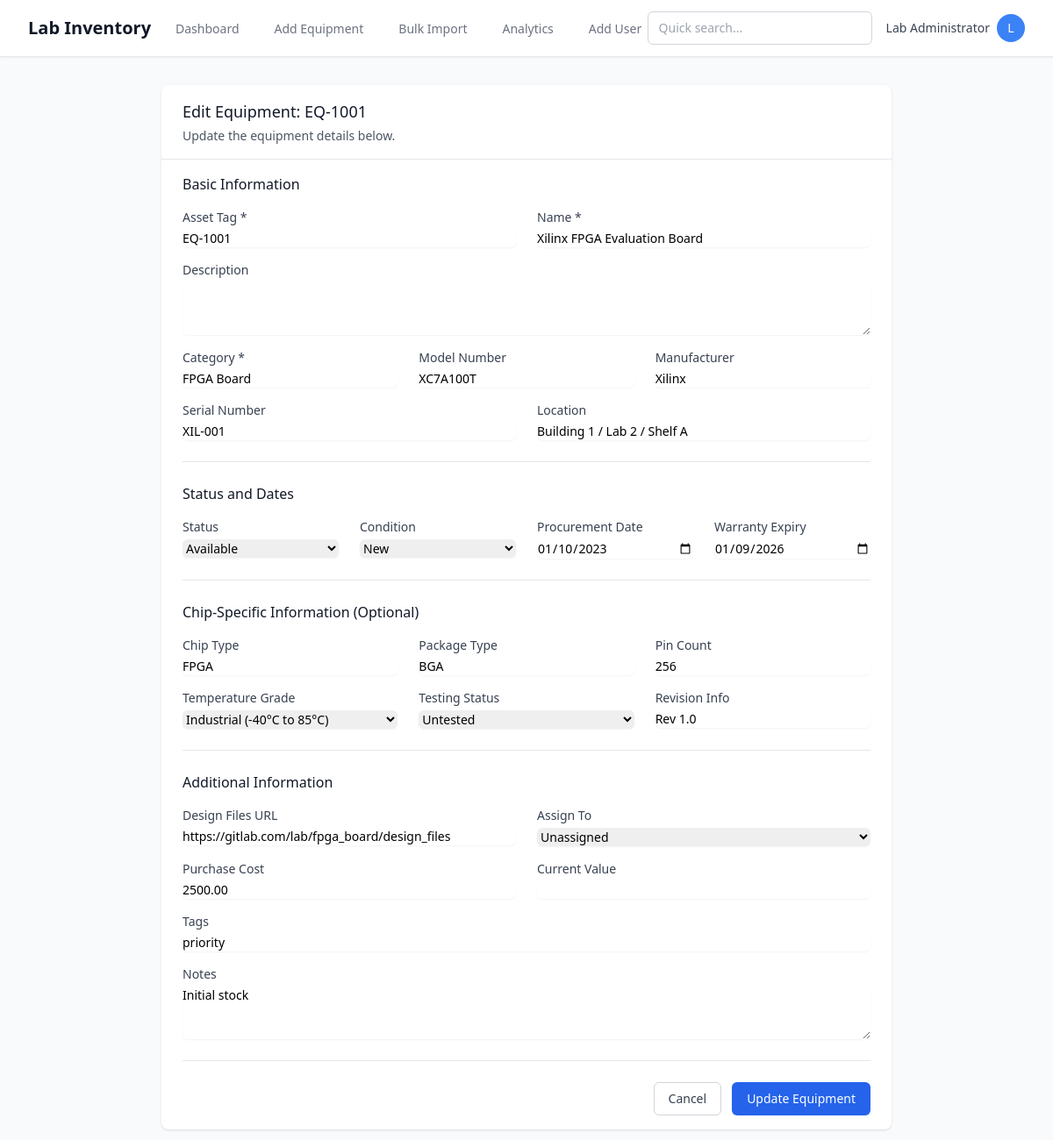
/edit/34 (signed in), run on an earlier commit of the app's database.
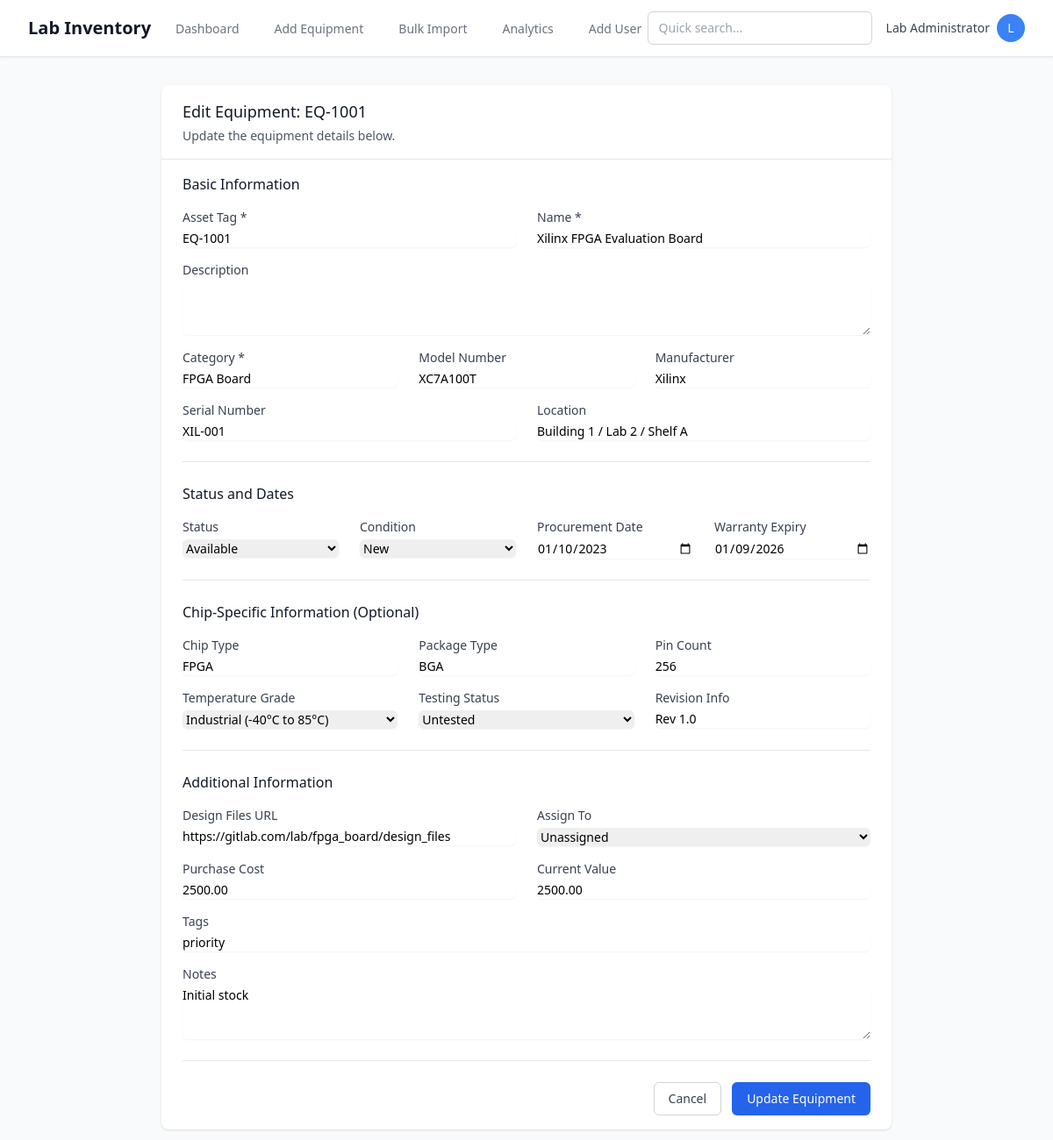
And on a later commit of the database.
### app/models.py (models this page shows, shortened)
class Equipment(db.Model):
    __tablename__ = 'equipment'
    id = db.Column(db.Integer, primary_key=True)
    asset_tag = db.Column(db.String(50), unique=True, nullable=False, index=True)
    name = db.Column(db.String(200), nullable=False)
    description = db.Column(db.Text)
    category = db.Column(db.String(100), nullable=False, index=True)
    model_number = db.Column(db.String(100))
    manufacturer = db.Column(db.String(100), index=True)
    serial_number = db.Column(db.String(100))
    procurement_date = db.Column(db.Date)
    warranty_expiry = db.Column(db.Date)
    created_at = db.Column(db.DateTime, default=now_ist)
    updated_at = db.Column(db.DateTime, default=now_ist, onupdate=now_ist)
    status = db.Column(db.String(50), nullable=False, default='Available', index=True)  # Available, In Use, Under Maintenance, Retired, Missing
    condition = db.Column(db.String(50), nullable=False, default='Good')  # New, Good, Needs Repair, Obsolete
    chip_type = db.Column(db.String(50))  # FPGA, ASIC, ARM, etc.
    package_type = db.Column(db.String(50))  # BGA, QFN, DIP, etc.
    pin_count = db.Column(db.Integer)
    temperature_grade = db.Column(db.String(50))  # Commercial, Industrial, Military
    testing_status = db.Column(db.String(50))  # Untested, Passed, Failed, Rework
    revision_info = db.Column(db.String(100))
    design_files = db.Column(db.Text)  # URL or file path
    location = db.Column(db.String(200))  # Building / Lab Room / Cabinet / Shelf
    assigned_to_id = db.Column(db.Integer, db.ForeignKey('users.id'), nullable=True)
    tags = db.Column(db.String(500))  # Comma-separated tags
    notes = db.Column(db.Text)
    purchase_cost = db.Column(db.Numeric(10, 2))
    current_value = db.Column(db.Numeric(10, 2))
    movement_logs = db.relationship('MovementLog', backref='equipment', lazy='dynamic', cascade='all, delete-orphan')
    audit_logs = db.relationship('AuditLog', backref='equipment', lazy='dynamic', cascade='all, delete-orphan')

### app/routes/inventory.py (the view, shortened to what this page needs)
@inventory_bp.route('/edit/<int:id>', methods=['GET', 'POST'])
@login_required
def edit(id):
    equipment = Equipment.query.get_or_404(id)
    if not current_user.has_permission('update'):
        flash('You do not have permission to edit equipment', 'error')
        return redirect(url_for('inventory.view', id=id))
    users = User.query.filter_by(is_active=True).all()
    return render_template('inventory/edit.html', equipment=equipment, users=users)

### app/models.py (called while the page is built)
    def has_permission(self, action):
        permissions = {
            'Admin': ['create', 'read', 'update', 'delete', 'bulk_import', 'user_management'],
            'Lab Staff': ['create', 'read', 'update', 'delete', 'bulk_import'],
            'Researcher': ['read', 'update', 'checkout', 'checkin'],
            'Read-only': ['read']
        }
        return action in permissions.get(self.role, [])

### app/routes/auth.py (called while the page is built)
@login_manager.user_loader
def load_user(user_id):
    return User.query.get(int(user_id))

### app/templates/inventory/edit.html (shortened to what the changed rows need)
{% extends "base.html" %}
{% block content %}
<div class="max-w-4xl mx-auto py-8 px-4 sm:px-6 lg:px-8">
    <div class="bg-white shadow rounded-lg">
        <div class="px-6 py-4 border-b border-gray-200">
            <h2 class="text-lg font-medium text-gray-900">Edit Equipment: {{ equipment.asset_tag }}</h2>
            <p class="mt-1 text-sm text-gray-600">Update the equipment details below.</p>
        </div>
        <form hx-post="{{ url_for('inventory.edit', id=equipment.id) }}"
              hx-target="body"
              class="px-6 py-4 space-y-6">
            <div>
                <div class="grid grid-cols-1 md:grid-cols-2 gap-6">
                    <div>
                        <label for="asset_tag" class="block text-sm font-medium text-gray-700">
                            Asset Tag *
                        </label>
                        <input type="text"
                               id="asset_tag"
                               name="asset_tag"
                               required
                               value="{{ equipment.asset_tag }}"
                               class="mt-1 block w-full border-gray-300 rounded-md shadow-sm focus:ring-blue-500 focus:border-blue-500 sm:text-sm">
                    </div>
                    <div>
                        <label for="name" class="block text-sm font-medium text-gray-700">
                            Name *
                        </label>
                        <input type="text"
                               id="name"
                               name="name"
                               required
                               value="{{ equipment.name }}"
                               class="mt-1 block w-full border-gray-300 rounded-md shadow-sm focus:ring-blue-500 focus:border-blue-500 sm:text-sm">
                    </div>
                </div>
                <div class="grid grid-cols-1 md:grid-cols-3 gap-6 mt-4">
                    <div>
                        <label for="category" class="block text-sm font-medium text-gray-700">
                            Category *
                        </label>
                        <input type="text"
                               id="category"
                               name="category"
                               required
                               value="{{ equipment.category }}"
                               list="category-options"
                               class="mt-1 block w-full border-gray-300 rounded-md shadow-sm focus:ring-blue-500 focus:border-blue-500 sm:text-sm">
                    </div>
                    <div>
                        <label for="model_number" class="block text-sm font-medium text-gray-700">
                            Model Number
                        </label>
                        <input type="text"
                               id="model_number"
                               name="model_number"
                               value="{{ equipment.model_number or '' }}"
                               class="mt-1 block w-full border-gray-300 rounded-md shadow-sm focus:ring-blue-500 focus:border-blue-500 sm:text-sm">
                    </div>
                    <div>
                        <label for="manufacturer" class="block text-sm font-medium text-gray-700">
                            Manufacturer
                        </label>
                        <input type="text"
                               id="manufacturer"
                               name="manufacturer"
                               value="{{ equipment.manufacturer or '' }}"
                               list="manufacturer-options"
                               class="mt-1 block w-full border-gray-300 rounded-md shadow-sm focus:ring-blue-500 focus:border-blue-500 sm:text-sm">
                    </div>
                </div>
                <div class="grid grid-cols-1 md:grid-cols-2 gap-6 mt-4">
                    <div>
                        <label for="serial_number" class="block text-sm font-medium text-gray-700">
                            Serial Number
                        </label>
                        <input type="text"
                               id="serial_number"
                               name="serial_number"
                               value="{{ equipment.serial_number or '' }}"
                               class="mt-1 block w-full border-gray-300 rounded-md shadow-sm focus:ring-blue-500 focus:border-blue-500 sm:text-sm">
                    </div>
                    <div>
                        <label for="location" class="block text-sm font-medium text-gray-700">
                            Location
                        </label>
                        <input type="text"
                               id="location"
                               name="location"
                               value="{{ equipment.location or '' }}"
                               class="mt-1 block w-full border-gray-300 rounded-md shadow-sm focus:ring-blue-500 focus:border-blue-500 sm:text-sm">
                    </div>
                </div>
            </div>
            <div class="border-t pt-6">
                <div class="grid grid-cols-1 md:grid-cols-4 gap-6">
                    <div>
                        <label for="procurement_date" class="block text-sm font-medium text-gray-700">
                            Procurement Date
                        </label>
                        <input type="date"
                               id="procurement_date"
                               name="procurement_date"
                               value="{{ equipment.procurement_date.strftime('%Y-%m-%d') if equipment.procurement_date else '' }}"
                               class="mt-1 block w-full border-gray-300 rounded-md shadow-sm focus:ring-blue-500 focus:border-blue-500 sm:text-sm">
                    </div>
                    <div>
                        <label for="warranty_expiry" class="block text-sm font-medium text-gray-700">
                            Warranty Expiry
                        </label>
                        <input type="date"
                               id="warranty_expiry"
                               name="warranty_expiry"
                               value="{{ equipment.warranty_expiry.strftime('%Y-%m-%d') if equipment.warranty_expiry else '' }}"
                               class="mt-1 block w-full border-gray-300 rounded-md shadow-sm focus:ring-blue-500 focus:border-blue-500 sm:text-sm">
                    </div>
                </div>
            </div>
            <div class="border-t pt-6">
                <div class="grid grid-cols-1 md:grid-cols-3 gap-6">
                    <div>
                        <label for="chip_type" class="block text-sm font-medium text-gray-700">
                            Chip Type
                        </label>
                        <input type="text"
                               id="chip_type"
                               name="chip_type"
                               value="{{ equipment.chip_type or '' }}"
                               list="chip-type-options"
                               class="mt-1 block w-full border-gray-300 rounded-md shadow-sm focus:ring-blue-500 focus:border-blue-500 sm:text-sm">
                    </div>
                    <div>
                        <label for="package_type" class="block text-sm font-medium text-gray-700">
                            Package Type
                        </label>
                        <input type="text"
                               id="package_type"
                               name="package_type"
                               value="{{ equipment.package_type or '' }}"
                               list="package-options"
                               class="mt-1 block w-full border-gray-300 rounded-md shadow-sm focus:ring-blue-500 focus:border-blue-500 sm:text-sm">
                    </div>
                    <div>
                        <label for="pin_count" class="block text-sm font-medium text-gray-700">
                            Pin Count
                        </label>
                        <input type="number"
                               id="pin_count"
                               name="pin_count"
                               min="1"
                               value="{{ equipment.pin_count or '' }}"
                               class="mt-1 block w-full border-gray-300 rounded-md shadow-sm focus:ring-blue-500 focus:border-blue-500 sm:text-sm">
                    </div>
                </div>
                <div class="grid grid-cols-1 md:grid-cols-3 gap-6 mt-4">
                    <div>
                        <label for="revision_info" class="block text-sm font-medium text-gray-700">
                            Revision Info
                        </label>
                        <input type="text"
                               id="revision_info"
                               name="revision_info"
                               value="{{ equipment.revision_info or '' }}"
                               class="mt-1 block w-full border-gray-300 rounded-md shadow-sm focus:ring-blue-500 focus:border-blue-500 sm:text-sm">
                    </div>
                </div>
            </div>
            <div class="border-t pt-6">
                <div class="grid grid-cols-1 md:grid-cols-2 gap-6">
                    <div>
                        <label for="design_files" class="block text-sm font-medium text-gray-700">
                            Design Files URL
                        </label>
                        <input type="url"
                               id="design_files"
                               name="design_files"
                               value="{{ equipment.design_files or '' }}"
                               class="mt-1 block w-full border-gray-300 rounded-md shadow-sm focus:ring-blue-500 focus:border-blue-500 sm:text-sm">
                    </div>
                </div>
                <div class="grid grid-cols-1 md:grid-cols-2 gap-6 mt-4">
                    <div>
                        <label for="purchase_cost" class="block text-sm font-medium text-gray-700">
                            Purchase Cost
                        </label>
                        <input type="number"
                               id="purchase_cost"
                               name="purchase_cost"
                               step="0.01"
                               min="0"
                               value="{{ equipment.purchase_cost or '' }}"
                               class="mt-1 block w-full border-gray-300 rounded-md shadow-sm focus:ring-blue-500 focus:border-blue-500 sm:text-sm">
                    </div>
                    <div>
                        <label for="current_value" class="block text-sm font-medium text-gray-700">
                            Current Value
                        </label>
                        <input type="number"
                               id="current_value"
                               name="current_value"
                               step="0.01"
                               min="0"
                               value="{{ equipment.current_value or '' }}"
                               class="mt-1 block w-full border-gray-300 rounded-md shadow-sm focus:ring-blue-500 focus:border-blue-500 sm:text-sm">
                    </div>
                </div>
                <div class="mt-4">
                    <label for="tags" class="block text-sm font-medium text-gray-700">
                        Tags
                    </label>
                    <input type="text"
                           id="tags"
                           name="tags"
                           value="{{ equipment.tags or '' }}"
                           class="mt-1 block w-full border-gray-300 rounded-md shadow-sm focus:ring-blue-500 focus:border-blue-500 sm:text-sm"
                           placeholder="priority, critical, obsolete (comma-separated)">
                </div>
                <div class="mt-4">
                    <label for="notes" class="block text-sm font-medium text-gray-700">
                        Notes
                    </label>
                    <textarea id="notes"
                              name="notes"
                              rows="3"
                              class="mt-1 block w-full border-gray-300 rounded-md shadow-sm focus:ring-blue-500 focus:border-blue-500 sm:text-sm">{{ equipment.notes or '' }}</textarea>
                </div>
            </div>
        </form>
    </div>
</div>
{% endblock %}

What changed in the data, as far as the page shows it:
changed Equipment "EQ-1001": current_value (not shown) → "2500.00"
